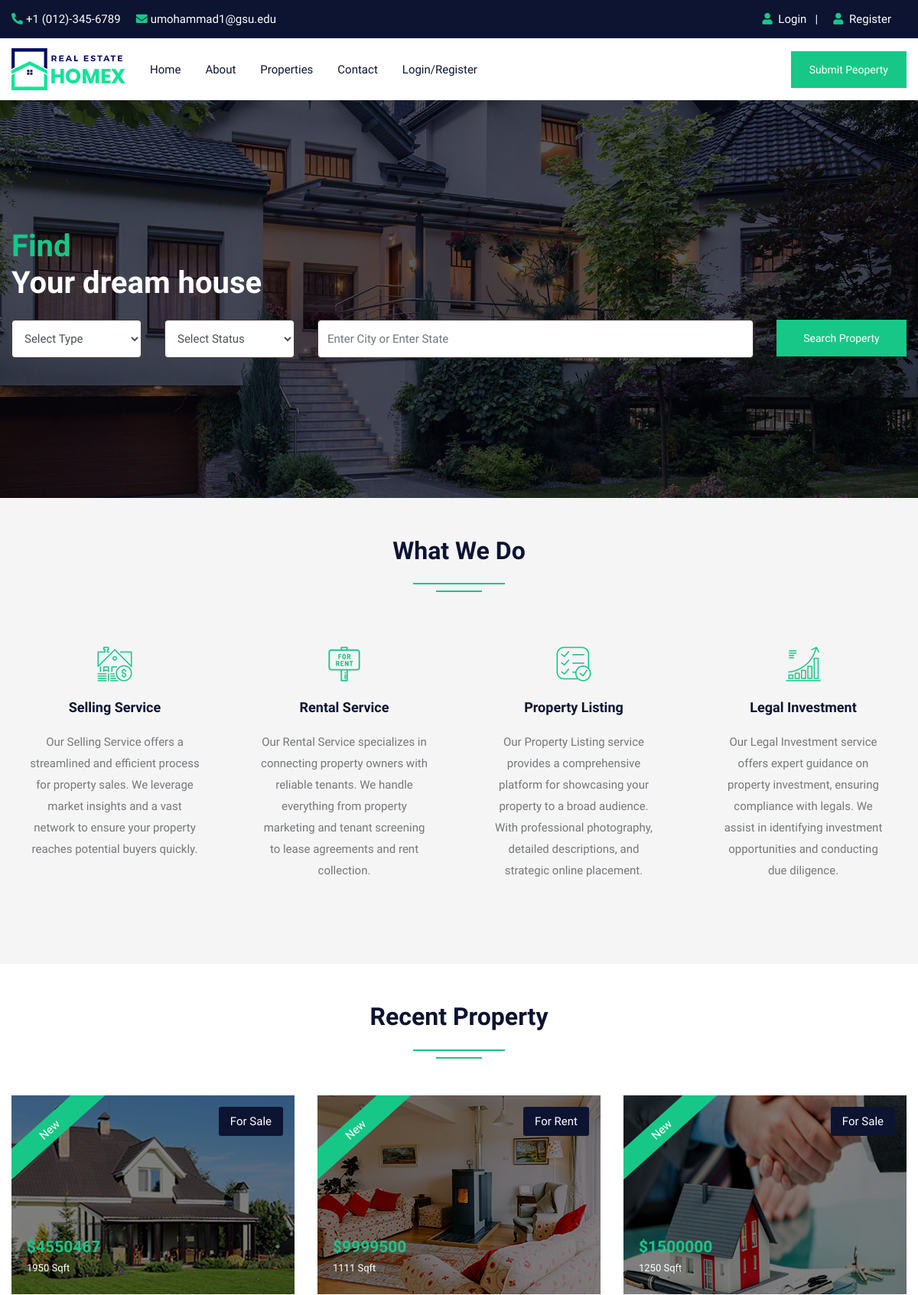
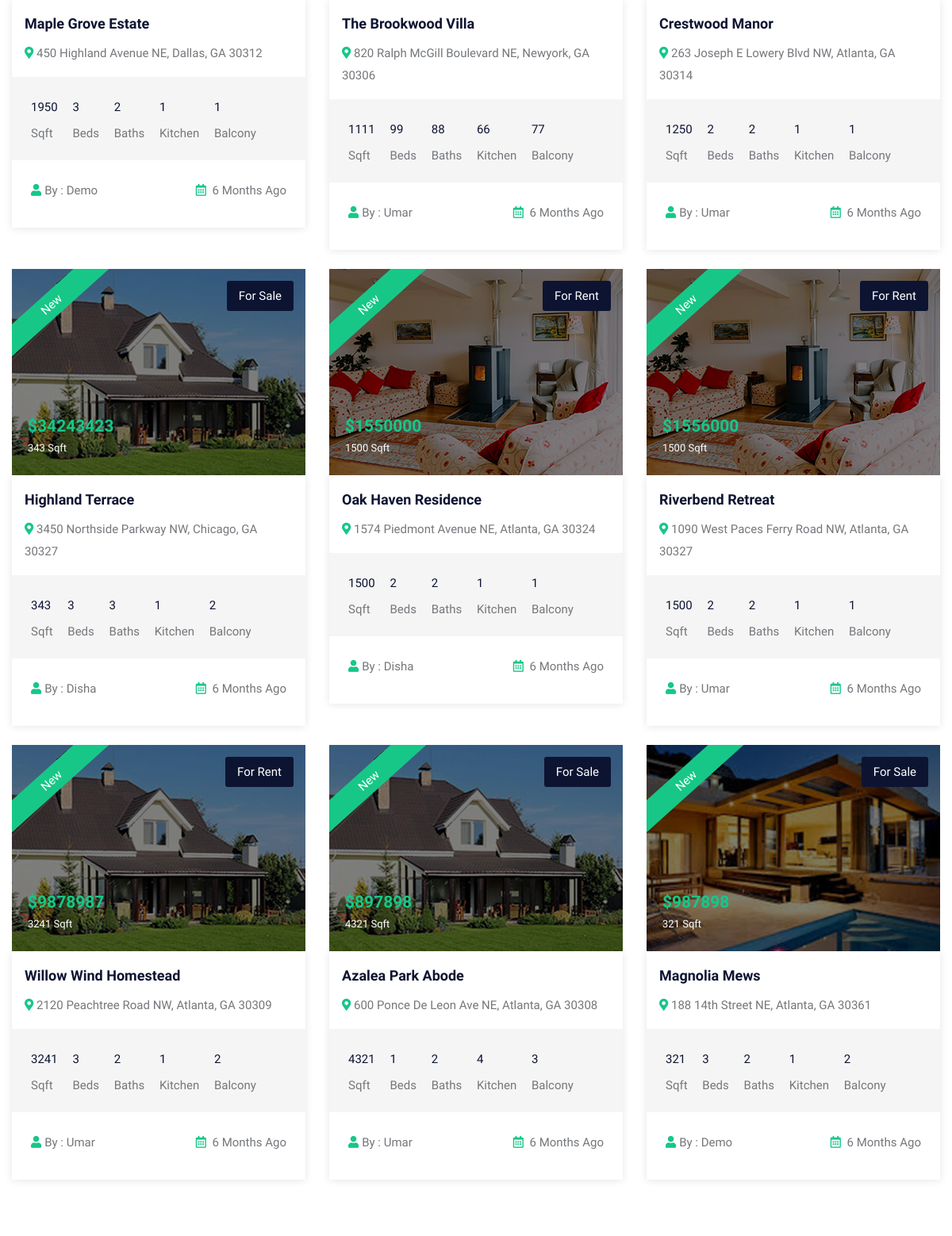
The page / (upper part) on the database its author committed (2 pictures, top to bottom).
### tables this page shows
CREATE TABLE `property` (
  `pid` int(50) NOT NULL,
  `title` varchar(200) NOT NULL,
  `pcontent` longtext NOT NULL,
  `type` varchar(100) NOT NULL,
  `bhk` varchar(50) NOT NULL,
  `stype` varchar(100) NOT NULL,
  `bedroom` int(50) NOT NULL,
  `bathroom` int(50) NOT NULL,
  `balcony` int(50) NOT NULL,
  `kitchen` int(50) NOT NULL,
  `hall` int(50) NOT NULL,
  `floor` varchar(50) NOT NULL,
  `size` int(50) NOT NULL,
  `price` int(50) NOT NULL,
  `location` varchar(200) NOT NULL,
  `city` varchar(100) NOT NULL,
  `state` varchar(100) NOT NULL,
  `feature` longtext NOT NULL,
  `pimage` varchar(300) NOT NULL,
  `pimage1` varchar(300) NOT NULL,
  `pimage2` varchar(300) NOT NULL,
  `pimage3` varchar(300) NOT NULL,
  `pimage4` varchar(300) NOT NULL,
  `uid` int(50) NOT NULL,
  `status` varchar(50) NOT NULL,
  `mapimage` varchar(300) NOT NULL,
  `topmapimage` varchar(300) NOT NULL,
  `groundmapimage` varchar(300) NOT NULL,
  `totalfloor` varchar(50) NOT NULL,
  `date` datetime NOT NULL DEFAULT current_timestamp()
);

CREATE TABLE `user` (
  `uid` int(50) NOT NULL,
  `uname` varchar(100) NOT NULL,
  `uemail` varchar(100) NOT NULL,
  `uphone` varchar(20) NOT NULL,
  `upass` varchar(50) NOT NULL,
  `utype` varchar(50) NOT NULL,
  `uimage` varchar(300) NOT NULL
);

### index.php (the view, shortened to what this page needs)
<!DOCTYPE html>
<html lang="en">
<head>
<link rel="stylesheet" type="text/css" href="css/bootstrap.min.css">
<link rel="stylesheet" type="text/css" href="css/bootstrap-slider.css">
<link rel="stylesheet" type="text/css" href="css/jquery-ui.css">
<link rel="stylesheet" type="text/css" href="css/layerslider.css">
<link rel="stylesheet" type="text/css" href="css/color.css" id="color-change">
<link rel="stylesheet" type="text/css" href="css/owl.carousel.min.css">
<link rel="stylesheet" type="text/css" href="css/font-awesome.min.css">
<link rel="stylesheet" type="text/css" href="fonts/flaticon/flaticon.css">
<link rel="stylesheet" type="text/css" href="css/style.css">
</head>
<body>
<div id="page-wrapper">
    <div class="row">
		<?php include("include/header.php");?>
        <div class="overlay-black w-100 slider-banner1 position-relative" style="background-image: url('images/banner/04.jpg'); background-size: cover; background-position: center center; background-repeat: no-repeat;">
            <div class="container h-100">
                <div class="row h-100 align-items-center">
                    <div class="col-lg-12">
                        <div class="text-white">
                            <h1 class="mb-4"><span class="text-primary">Find</span><br>
                                Your dream house</h1>
                            <form method="post" action="propertygrid.php">
                                <div class="row">
                                    <div class="col-md-6 col-lg-2">
                                        <div class="form-group">
                                            <select class="form-control" name="type">
                                                <option value="">Select Type</option>
                                            </select>
                                        </div>
                                    </div>
                                    <div class="col-md-6 col-lg-2">
                                        <div class="form-group">
                                            <select class="form-control" name="stype">
                                                <option value="">Select Status</option>
                                            </select>
                                        </div>
                                    </div>
                                    <div class="col-md-8 col-lg-6">
                                        <div class="form-group">
                                            <input type="text" class="form-control" name="city" placeholder="Enter City or Enter State" required>
                                        </div>
                                    </div>
                                    <div class="col-md-4 col-lg-2">
                                        <div class="form-group">
                                            <button type="submit" name="filter" class="btn btn-primary w-100">Search Property</button>
                                        </div>
                                    </div>
                                </div>
                            </form>
                        </div>
                    </div>
                </div>
            </div>
        </div>
        <div class="full-row bg-gray">
            <div class="container">
                <div class="row">
                    <div class="col-lg-12">
                        <h2 class="text-secondary double-down-line text-center mb-5">What We Do</h2></div>
                </div>
                <div class="text-box-one">
                    <div class="row">
                        <div class="col-lg-3 col-md-6">
                            <div class="p-4 text-center hover-bg-white hover-shadow rounded mb-4 transation-3s">
								<i class="flaticon-rent text-primary flat-medium" aria-hidden="true"></i>
                                <h5 class="text-secondary hover-text-primary py-3 m-0"><a href="#">Selling Service</a></h5>
                                <p>Our Selling Service offers a streamlined and efficient process for property sales. We leverage market insights and a vast network to ensure your property reaches potential buyers quickly.</p>
                            </div>
                        </div>
                        <div class="col-lg-3 col-md-6">
                            <div class="p-4 text-center hover-bg-white hover-shadow rounded mb-4 transation-3s">
								<i class="flaticon-for-rent text-primary flat-medium" aria-hidden="true"></i>
                                <h5 class="text-secondary hover-text-primary py-3 m-0"><a href="#">Rental Service</a></h5>
                                <p>Our Rental Service specializes in connecting property owners with reliable tenants. We handle everything from property marketing and tenant screening to lease agreements and rent collection.</p>
                            </div>
                        </div>
                        <div class="col-lg-3 col-md-6">
                            <div class="p-4 text-center hover-bg-white hover-shadow rounded mb-4 transation-3s">
								<i class="flaticon-list text-primary flat-medium" aria-hidden="true"></i>
                                <h5 class="text-secondary hover-text-primary py-3 m-0"><a href="#">Property Listing</a></h5>
                                <p>Our Property Listing service provides a comprehensive platform for showcasing your property to a broad audience. With professional photography, detailed descriptions, and strategic online placement.</p>
                            </div>
                        </div>
                        <div class="col-lg-3 col-md-6">
                            <div class="p-4 text-center hover-bg-white hover-shadow rounded mb-4 transation-3s">
								<i class="flaticon-diagram text-primary flat-medium" aria-hidden="true"></i>
                                <h5 class="text-secondary hover-text-primary py-3 m-0"><a href="#">Legal Investment</a></h5>
                                <p>Our Legal Investment service offers expert guidance on property investment, ensuring compliance with legals. We assist in identifying investment opportunities and conducting due diligence.</p>
                            </div>
                        </div>
                    </div>
                </div>
            </div>
        </div>
        <div class="full-row">
            <div class="container">
                <div class="row">
                    <div class="col-md-12">
                        <h2 class="text-secondary double-down-line text-center mb-4">Recent Property</h2>
                    </div>
                    <div class="col-md-12">
                        <div class="tab-content mt-4" id="pills-tabContent">
                            <div class="tab-pane fade show active" id="pills-home" role="tabpanel" aria-labelledby="pills-home">
                                <div class="row">
									<?php $query=mysqli_query($con,"SELECT property.*, user.uname,user.utype,user.uimage FROM `property`,`user` WHERE property.uid=user.uid ORDER BY date DESC LIMIT 9");
										while($row=mysqli_fetch_array($query))
										{
									?>
                                    <div class="col-md-6 col-lg-4">
                                        <div class="featured-thumb hover-zoomer mb-4">
                                            <div class="overlay-black overflow-hidden position-relative"> <img src="admin/property/<?php echo $row['18'];?>" alt="pimage">
                                                <div class="featured bg-primary text-white">New</div>
                                                <div class="sale bg-secondary text-white text-capitalize">For <?php echo $row['5'];?></div>
                                                <div class="price text-primary"><b>$<?php echo $row['13'];?> </b><span class="text-white"><?php echo $row['12'];?> Sqft</span></div>
                                            </div>
                                            <div class="featured-thumb-data shadow-one">
                                                <div class="p-3">
                                                    <h5 class="text-secondary hover-text-primary mb-2 text-capitalize"><a href="propertydetail.php?pid=<?php echo $row['0'];?>"><?php echo $row['1'];?></a></h5>
                                                    <span class="location text-capitalize"><i class="fas fa-map-marker-alt text-primary"></i> <?php echo $row['14'];?></span> </div>
                                                <div class="bg-gray quantity px-4 pt-4">
                                                    <ul>
                                                        <li><span><?php echo $row['12'];?></span> Sqft</li>
                                                        <li><span><?php echo $row['6'];?></span> Beds</li>
                                                        <li><span><?php echo $row['7'];?></span> Baths</li>
                                                        <li><span><?php echo $row['9'];?></span> Kitchen</li>
                                                        <li><span><?php echo $row['8'];?></span> Balcony</li>
                                                    </ul>
                                                </div>
                                                <div class="p-4 d-inline-block w-100">
                                                    <div class="float-left text-capitalize"><i class="fas fa-user text-primary mr-1"></i>By : <?php echo $row['uname'];?></div>
                                                    <div class="float-right"><i class="far fa-calendar-alt text-primary mr-1"></i> 6 Months Ago</div>
                                                </div>
                                            </div>
                                        </div>
                                    </div>
									<?php } ?>
                                </div>
                            </div>
                        </div>
                    </div>
                </div>
            </div>
        </div>
    </div>
</div>
</body>
</html>

### css/color.css (style rules this page uses)
:root { --theme-ordinary-color: #74777b; }
:root { --theme-primary-color: #17c788; }
:root { --theme-secondary-color: #0d1432; }
:root { --theme-white-color: #fff; }
:root { --theme-light-color: #f8f8f8; }
:root { --theme-gray-color: #f5f5f5; }
:root { --theme-footer-color: #091b4b; }
:root { --theme-dark-color: #091b4b; }
:root { --text-light-color: #a3a7af; }
:root { --theme-primary-opacity-color: rgba(11, 191, 141, .8); }
:root { --theme-secondary-opacity-color: rgba(13,20,50,0.7); }
:root { --theme-white-opacity-color: rgba(255, 255, 255, 0.3); }
:root { --theme-dark-opacity-color: rgba(0, 0, 0, 0.5); }
:root { --theme-ordinary-font: 'Muli', sans-serif; }
:root { --theme-highlight-font: 'Comfortaa', cursive; }

### rows shown on the page
property: pimage (picture), stype "Sale", price "4550467", size "1950", title "Maple Grove Estate", location "450 Highland Avenue NE, Dallas, GA 30312", bedroom "3", bathroom "2", kitchen "1", balcony "1", uid.uname "Demo"
property: pimage (picture), stype "Rent", price "9999500", size "1111", title "The Brookwood Villa", location "820 Ralph McGill Boulevard NE, Newyork, GA 30306", bedroom "99", bathroom "88", kitchen "66", balcony "77", uid.uname "Umar"
property: pimage (picture), stype "Sale", price "1500000", size "1250", title "Crestwood Manor", location "263 Joseph E Lowery Blvd NW, Atlanta, GA 30314", bedroom "2", bathroom "2", kitchen "1", balcony "1", uid.uname "Umar"
property: pimage (picture), stype "Sale", price "34243423", size "343", title "Highland Terrace", location "3450 Northside Parkway NW, Chicago, GA 30327", bedroom "3", bathroom "3", kitchen "1", balcony "2", uid.uname "Disha"
property: pimage (picture), stype "Rent", price "1550000", size "1500", title "Oak Haven Residence", location "1574 Piedmont Avenue NE, Atlanta, GA 30324", bedroom "2", bathroom "2", kitchen "1", balcony "1", uid.uname "Disha"
property: pimage (picture), stype "Rent", price "1556000", size "1500", title "Riverbend Retreat", location "1090 West Paces Ferry Road NW, Atlanta, GA 30327", bedroom "2", bathroom "2", kitchen "1", balcony "1", uid.uname "Umar"
property: pimage (picture), stype "Rent", price "9878987", size "3241", title "Willow Wind Homestead", location "2120 Peachtree Road NW, Atlanta, GA 30309", bedroom "3", bathroom "2", kitchen "1", balcony "2", uid.uname "Umar"
property: pimage (picture), stype "Sale", price "897898", size "4321", title "Azalea Park Abode", location "600 Ponce De Leon Ave NE, Atlanta, GA 30308", bedroom "1", bathroom "2", kitchen "4", balcony "3", uid.uname "Umar"
property: pimage (picture), stype "Sale", price "987898", size "321", title "Magnolia Mews", location "188 14th Street NE, Atlanta, GA 30361", bedroom "3", bathroom "2", kitchen "1", balcony "2", uid.uname "Demo"
